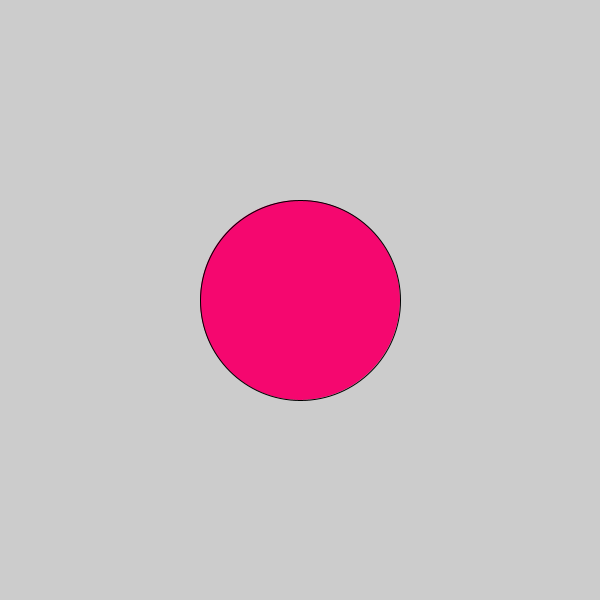
Frame 1 (no input)
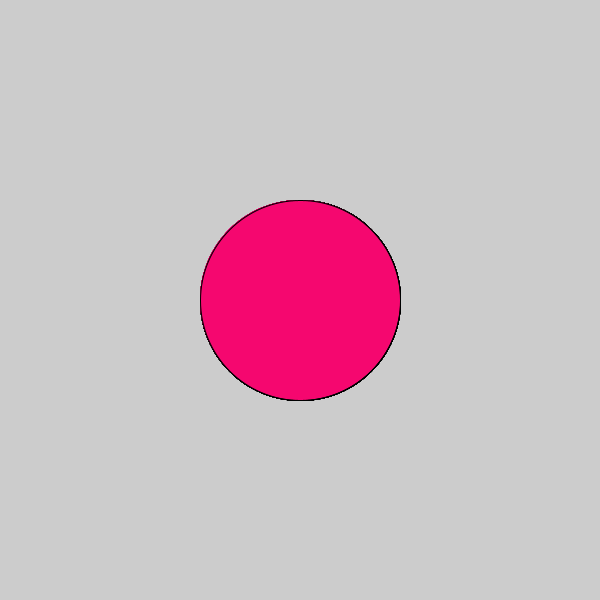
Frame 60 (the mouse pressed at the canvas centre just before this capture)
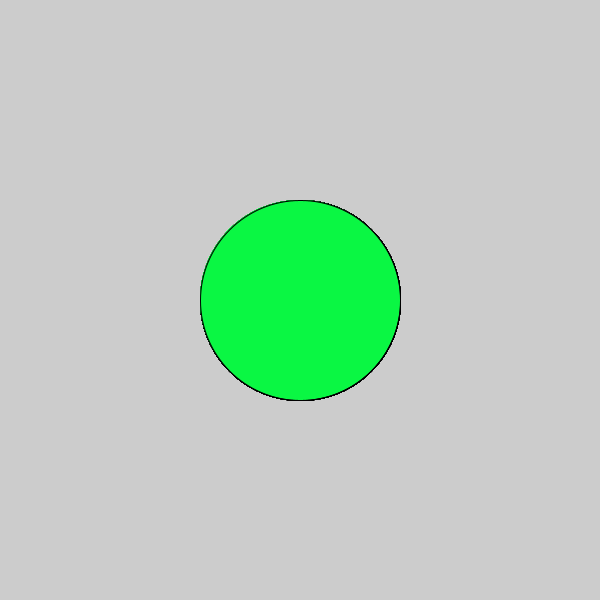
Frame 120 (the mouse held since frame 60 and released just before this capture)

The Processing sketch that drew these frames (run headless with seeded random() and noise(); from frame 60 on, the mouse is pressed at the canvas centre):

// Processing sketch: Logical_Dot
// ── Logical_Dot.pde


void setup() {
size(600,600);
}

void draw() {
fill(#05DFFA);
if (mousePressed) {
fill(#0AF743);
} else {
fill(#F5076F);
}
ellipse(300,300,200,200);
}
